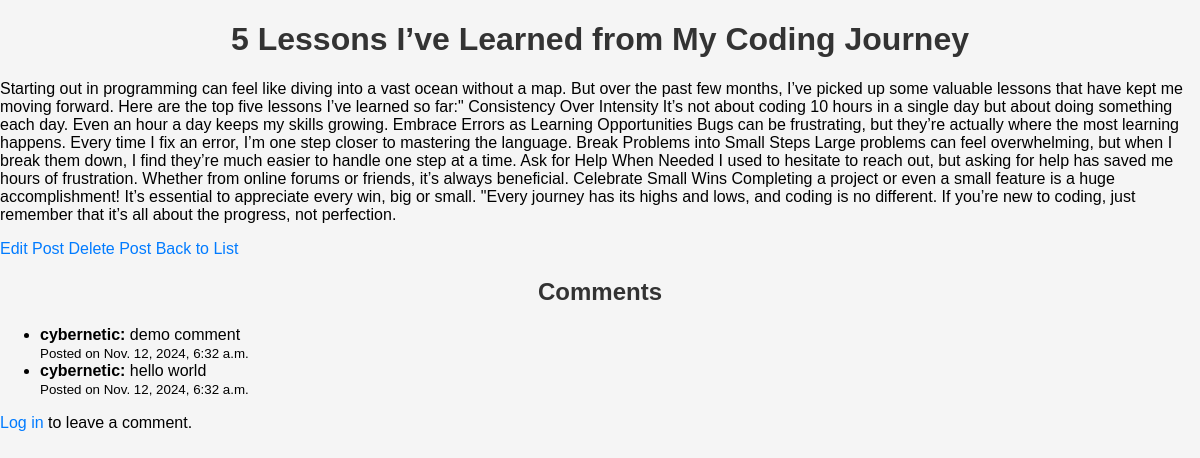
The page /post/6/ on the database as committed earlier.
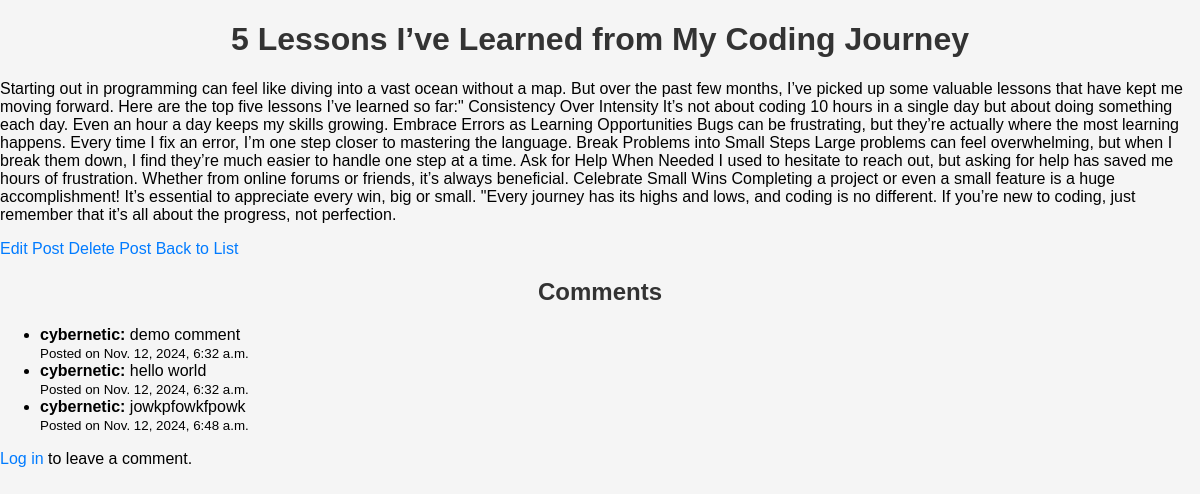
The same page on the database as committed later.
### blog/models.py (models this page shows, shortened)
class Post(models.Model):
    title = models.CharField(max_length=200)                   # Title of the blog post
    content = models.TextField()                               # Content of the post
    author = models.ForeignKey(User, on_delete=models.CASCADE) # Author of the post
    created_at = models.DateTimeField(default=timezone.now)    # Creation date and time
    updated_at = models.DateTimeField(auto_now=True)           # Date and time of the last update

class Comment(models.Model):
    post = models.ForeignKey(Post, on_delete=models.CASCADE, related_name='comments')
    author = models.ForeignKey(User, on_delete=models.CASCADE)
    text = models.TextField()
    created_at = models.DateTimeField(auto_now_add=True)

### blog/views.py (the view)
# urls.py: path('post/<int:post_id>/', views.post_detail, name='post_detail'),
def post_detail(request, post_id):
    post = get_object_or_404(Post, id=post_id)
    comments = post.comments.all()
    if request.method == 'POST':
        form = CommentForm(request.POST)
        if form.is_valid():
            comment = form.save(commit=False)
            comment.post = post
            comment.author = request.user
            comment.save()
            return redirect('post_detail', post_id=post.id)
    else:
        form = CommentForm()
    return render(request, 'blog/post_detail.html', {
        'post': post,
        'comments': comments,
        'form': form
    })

### blog/templates/blog/post_detail.html (shortened to what this page needs)
{% load static %}
<!DOCTYPE html>
<html lang="en">
<head>
    <link rel="stylesheet" href="{% static 'blog/styles.css' %}">
</head>
<body>
    <h1>{{ post.title }}</h1>
    <p>{{ post.content }}</p>
    <a href="{% url 'edit_post' post_id=post.id %}">Edit Post</a>
    <a href="{% url 'delete_post' post_id=post.id %}">Delete Post</a>
    <a href="{% url 'post_list' %}">Back to List</a>
    <h2>Comments</h2>
    <ul>
        {% for comment in comments %}
            <li>
                <strong>{{ comment.author }}:</strong> {{ comment.text }} <br>
                <small>Posted on {{ comment.created_at }}</small>
            </li>
        {% empty %}
            <li>No comments yet.</li>
        {% endfor %}
    </ul>
    {% if user.is_authenticated %}
        <h2>Leave a Comment</h2>
        <form method="post">
            {% csrf_token %}
            {{ form.as_p }}
            <button type="submit">Submit</button>
        </form>
    {% else %}
        <p><a href="{% url 'login' %}">Log in</a> to leave a comment.</p>
    {% endif %}
</body>
</html>

### blog/static/blog/styles.css (style rules this page uses)
body { font-family: Arial, sans-serif; background-color: #f5f5f5; margin: 0; padding: 0; }
h1, h2, h3 { color: #333; text-align: center; }
a { color: #007bff; text-decoration: none; }

Rows that differ between the two databases and show on the page:
added Comment: author "cybernetic", text "jowkpfowkfpowk", created_at "Nov. 12, 2024, 6:48 a.m."
